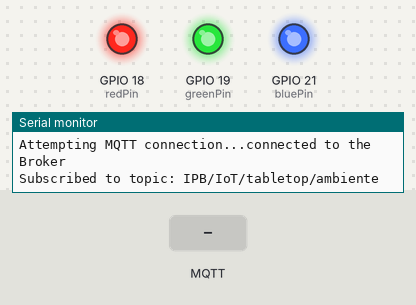
This sketch was run on a simulated ESP32. Parts: output pins drawn as LEDs (lit = HIGH), the last lines printed to the serial monitor. The inputs (shaded band) are chosen by the test bench. WiFi joins after 1.5 s; servers stay silent unless stated; no MQTT or app messages arrive unless stated.

Above: at 2.7 s.
2.8 s: MQTT message "floresta" arrives on the first subscribed topic
At 3.6 s:
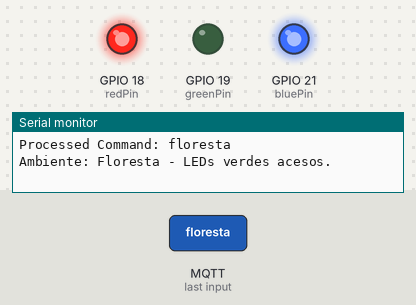
4.3 s: MQTT message "combate" arrives on the first subscribed topic
At 4.7 s:
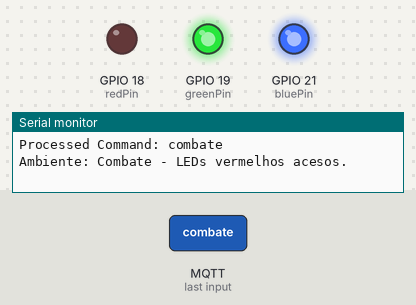
5.8 s: MQTT message "vitoria" arrives on the first subscribed topic
At 7.0 s:
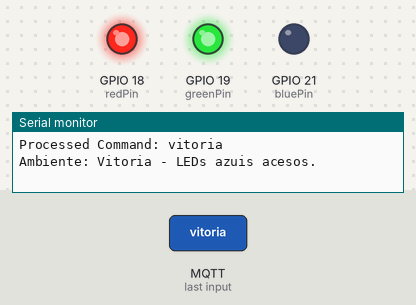
7.3 s: MQTT message "taverna" arrives on the first subscribed topic
At 8.2 s:
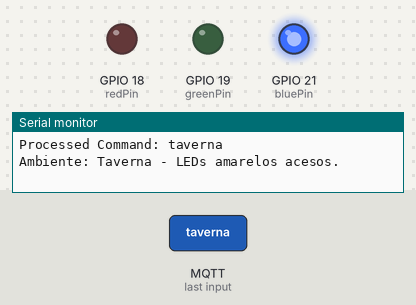
8.8 s: MQTT message "dungeon" arrives on the first subscribed topic
At 9.3 s:
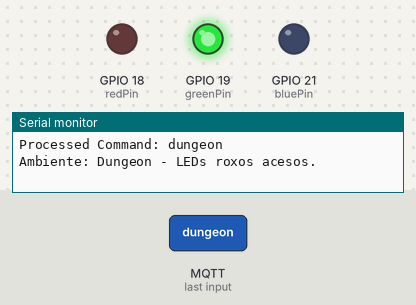
10.3 s: MQTT message "1" arrives on the first subscribed topic
At 10.4 s:
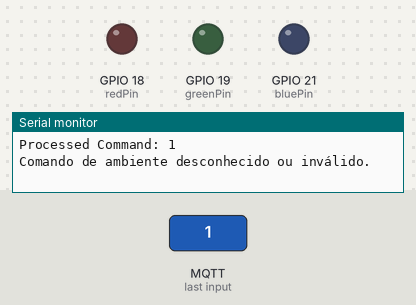
Timing chart, 0 to 13.0 s (numbered marks = the images above; inputs shaded):
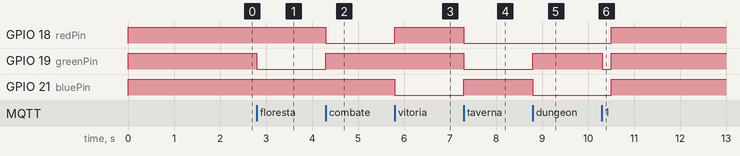

Measured:
- after the input at 2.8 s, GPIO 19 (greenPin): HIGH → LOW at once
- after the input at 4.3 s, GPIO 18 (redPin): HIGH → LOW at once; GPIO 19 (greenPin): LOW → HIGH at once
- after the input at 5.8 s, GPIO 18 (redPin): LOW → HIGH at once; GPIO 21 (bluePin): HIGH → LOW at once
- after the input at 7.3 s, GPIO 18 (redPin), GPIO 19 (greenPin): HIGH → LOW at once; GPIO 21 (bluePin): LOW → HIGH at once
- after the input at 8.8 s, GPIO 19 (greenPin): LOW → HIGH at once; GPIO 21 (bluePin): HIGH → LOW at once
- after the input at 10.3 s, GPIO 18 (redPin), GPIO 21 (bluePin): LOW → HIGH after 0.21 s; GPIO 19 (greenPin): HIGH → LOW at once, → HIGH 0.20 s later

The sketch:

code.ino
```cpp
#include <WiFi.h>
#include <PubSubClient.h>
#include <ArduinoJson.h>

// --- Definição dos pinos do hardware ---
const int redPin = 18;
const int greenPin = 19;
const int bluePin = 21;

// --- Configurações da Rede Wi-Fi ---
const char* ssid = "Wokwi-GUEST";
const char* password = "";

// --- Configurações do Broker MQTT ---
const char* mqtt_server = "broker.emqx.io";
const char* mqtt_topic_input = "IPB/IoT/tabletop/ambiente";
const char* mqtt_client_id = "esp32_tabletop_client";

// --- Objetos de comunicação ---
WiFiClient espClient;
PubSubClient client(espClient);

// --- Função para configurar e conectar ao Wi-Fi ---
void setup_wifi() {
  Serial.println("Starting Setup Wifi");
  delay(10);
  Serial.println();
  Serial.print("Connecting to Wifi ");
  WiFi.begin(ssid, password);

  while (WiFi.status() != WL_CONNECTED) {
    delay(500);
    Serial.print(".");
  }
  Serial.println("");
  Serial.println("WiFi connected");
  Serial.print("Endereço IP: ");
  Serial.println(WiFi.localIP());
}

// --- Função de callback para mensagens MQTT recebidas ---
void callback(char* topic_char, byte* payload, unsigned int length) {
  String topic = String(topic_char);
  Serial.print("Message arrived [");
  Serial.print(topic);
  Serial.print("] ");

  // Converte o payload bruto em uma String para facilitar o debug inicial
  String rawPayloadString = "";
  for (int i = 0; i < length; i++) {
    rawPayloadString += (char)payload[i];
  }
  Serial.print("Raw Payload: ");
  Serial.println(rawPayloadString);

  String command = "";

  DynamicJsonDocument doc(256);
  DeserializationError error = deserializeJson(doc, payload, length);

  if (!error) {
    if (doc.containsKey("_payload") && doc["_payload"].containsKey("payload")) {
      command = doc["_payload"]["payload"].as<String>();
    }
  }

  if (command.length() == 0) {
    command = rawPayloadString;
  }

  command.toLowerCase();

  Serial.print("Processed Command: ");
  Serial.println(command);

  // --- Lógica de controle dos LEDs e Buzzer ---

  digitalWrite(redPin, HIGH);
  digitalWrite(greenPin, HIGH);
  digitalWrite(bluePin, HIGH);

  if (command == "floresta") {
    digitalWrite(greenPin, LOW);
    Serial.println("Ambiente: Floresta - LEDs verdes acesos.");
  } else if (command == "combate") {
    digitalWrite(redPin, LOW);
    Serial.println("Ambiente: Combate - LEDs vermelhos acesos.");
  } else if (command == "vitoria") {
    digitalWrite(bluePin, LOW);
    Serial.println("Ambiente: Vitoria - LEDs azuis acesos.");
  } else if (command == "taverna") {
    digitalWrite(redPin, LOW);
    digitalWrite(greenPin, LOW);
    Serial.println("Ambiente: Taverna - LEDs amarelos acesos.");
  } else if (command == "dungeon") {
    digitalWrite(redPin, LOW);
    digitalWrite(bluePin, LOW);
    Serial.println("Ambiente: Dungeon - LEDs roxos acesos.");
  } else if (command == "stop") {
    digitalWrite(redPin, HIGH);
    digitalWrite(bluePin, HIGH);
    Serial.println("Comando: STOP - Desligando todos os LEDs.");
  }
  else {
    Serial.println("Comando de ambiente desconhecido ou inválido.");
    // Pisca todos os LEDs para indicar erro
    digitalWrite(redPin, LOW);
    digitalWrite(greenPin, LOW);
    digitalWrite(bluePin, LOW);
    delay(200);
    digitalWrite(redPin, HIGH);
    digitalWrite(greenPin, HIGH);
    digitalWrite(bluePin, HIGH);
  }
  Serial.println();
}

// --- Função para reconectar ao broker MQTT ---
void reconnect() {
  while (!client.connected()) {
    Serial.print("Attempting MQTT connection...");
    if (client.connect(mqtt_client_id)) {
      Serial.println("connected to the Broker");
      client.subscribe(mqtt_topic_input);
      Serial.print("Subscribed to topic: ");
      Serial.println(mqtt_topic_input);
    } else {
      Serial.print("failed, rc=");
      Serial.print(client.state());
      Serial.println(" trying again in 5 seconds");
      delay(5000);
    }
  }
}

// --- Função de configuração inicial do ESP32 ---
void setup() {
  Serial.begin(115200);
  Serial.println("\n--- Starting Tabletop Imersivo Setup ---");

  pinMode(redPin, OUTPUT);
  pinMode(greenPin, OUTPUT);
  pinMode(bluePin, OUTPUT);
  digitalWrite(redPin, HIGH);
  digitalWrite(greenPin, HIGH);
  digitalWrite(bluePin, HIGH);

  setup_wifi();
  client.setServer(mqtt_server, 1883);
  client.setCallback(callback);
}

// --- Loop principal do ESP32 ---
void loop() {
  if (WiFi.status() != WL_CONNECTED) {
    Serial.println("WiFi disconnected. Reconnecting...");
    WiFi.reconnect();
    delay(1000);
  }

  if (!client.connected()) {
    Serial.println("Node disconnected from Broker. Trying to connect...");
    reconnect();
  }

  client.loop();

}
```
